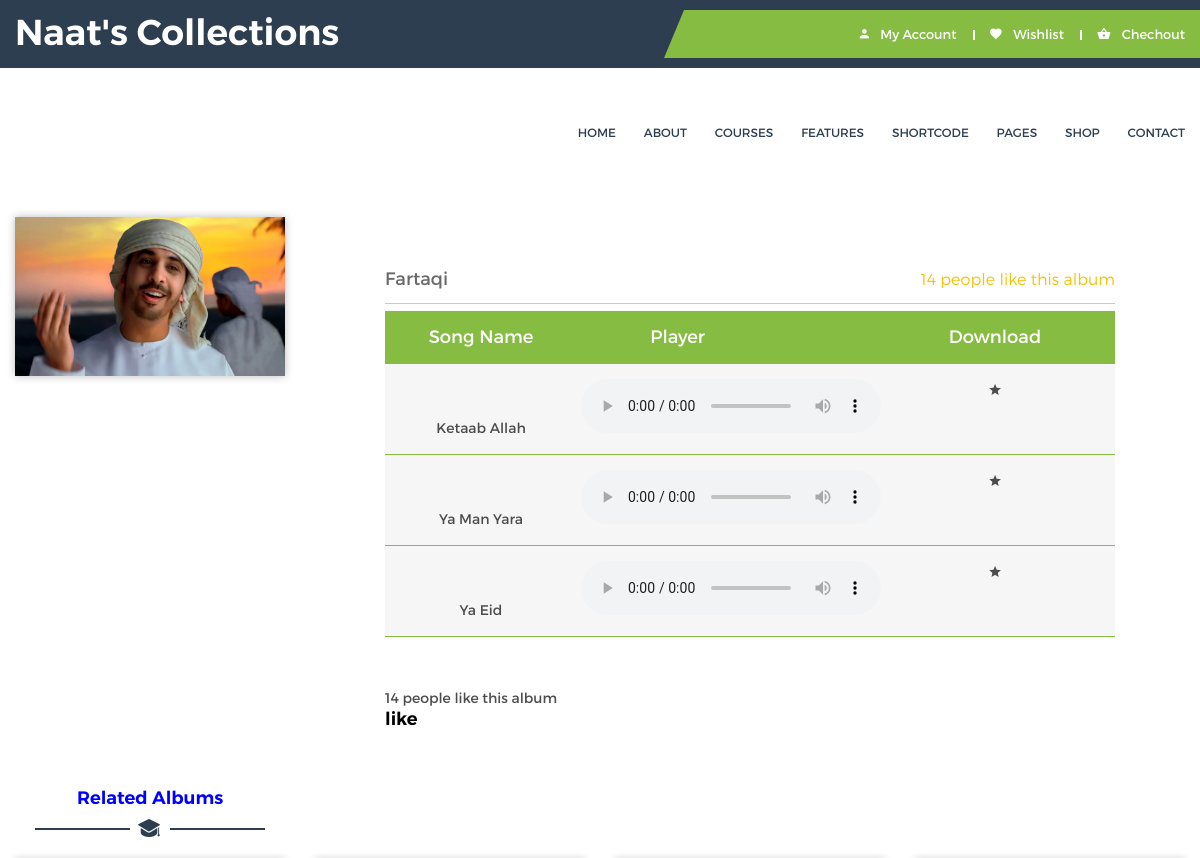
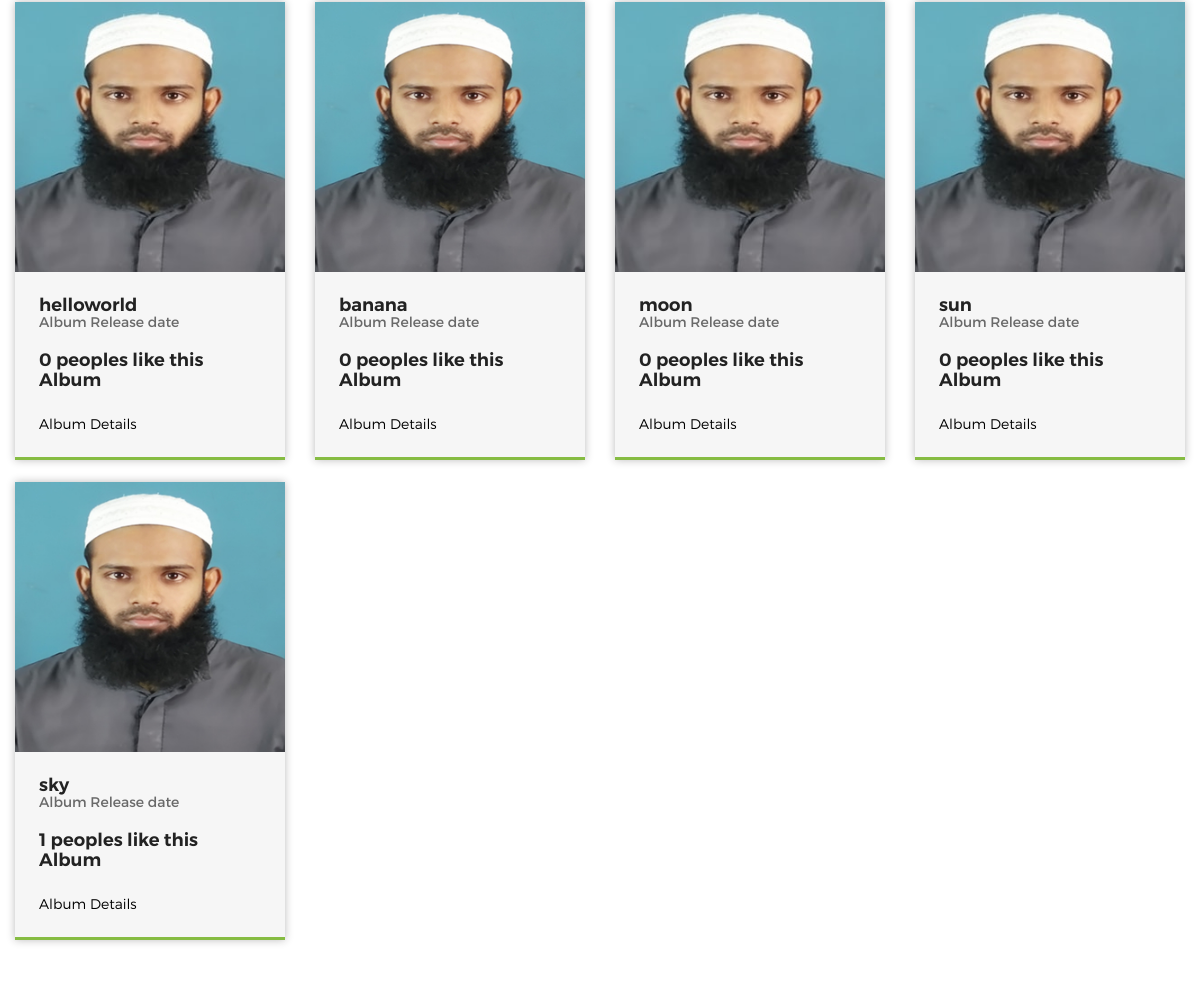
The page /home/2/2/ on the database its author committed (2 pictures, top to bottom).
### Hamd/models.py (models this page shows, shortened)
class Album(models.Model):
    artist=models.ForeignKey(Artist,on_delete=models.CASCADE)
    album_title = models.CharField(max_length=200)
    album_logo=models.FileField(upload_to=get_upload_file)
    likes = models.IntegerField(default=0)

class Song(models.Model):
    album=models.ForeignKey(Album,on_delete=models.CASCADE)
    song_title = models.CharField(max_length=200)
    song_name=models.FileField(upload_to=get_upload_file)

### Hamd/views.py (the view)
# urls.py: url(r'^(?P<album_id>[0-9]+)/$',views.artist_song,name="artist_song"),
def artist_song(request,artist_id,album_id):
    album=Album.objects.get(pk=album_id)
    ori_artist=Artist.objects.get(pk=artist_id)
    al_album=ori_artist.album_set.all
    template=loader.get_template('Hamd/artist_song.html')
    get_artist=artist_id
    get_album=album_id
    context={
        'album':album,
        'get_artist':get_artist,
        'get_album=':get_album,
        'al_album':al_album
    }
    return HttpResponse(template.render(context,request))

### Hamd/templates/Hamd/artist_song.html (shortened to what this page needs)
<!doctype html>
<html lang="en">
<head>
  {% load staticfiles %}
        <link rel="stylesheet" href="{%static 'Hamd/css/bootstrap.min.css' %}">
        <link rel="stylesheet" href="{%static 'Hamd/css/color-switcher.css' %}">
        <link rel="stylesheet" href="{%static 'Hamd/css/font-awesome.min.css' %}">
        <link rel="stylesheet" href="{% static 'Hamd/css/booss/owl.carousel.css' %}">
        <link rel="stylesheet" href="{%static 'Hamd/css/jquery-ui.css' %}">
        <link rel="stylesheet" href="{%static 'Hamd/css/meanmenu.min.css' %}">
        <link rel="stylesheet" href="{%static 'Hamd/css/animate.css' %}">
        <link rel="stylesheet" href="{%static 'Hamd/css/animated-headlines.css' %}">
		<link rel="stylesheet" href="{%static 'Hamd/lib/nivo-slider/css/nivo-slider.css' %}" type="text/css" />
		<link rel="stylesheet" href="{%static 'Hamd/lib/nivo-slider/css/preview.css'  %}" type="text/css" media="screen" />
        <link rel="stylesheet" href="{%static 'Hamd/css/material-design-iconic-font.css' %}">
        <link rel="stylesheet" href="{static 'Hamd/css/material-design-iconic-font.min.css' %}">
        <link rel="stylesheet" href="{%static 'Hamd/css/slick.css' %}">
        <link rel="stylesheet" href="{%static 'Hamd/style.css' %}">
        <link rel="stylesheet" href="{%static 'Hamd/css/color.css' %}">
        <link rel="stylesheet" href="{%static 'Hamd/css/responsive.css' %}">
           </head>
    <body>
                <div class="header-top">
                        <div class="container">
                            <div class="row">
                                <div class="col-lg-7 col-md-6 col-sm-5 hidden-xs">
                                    <span><h1>Naat's Collections</h1></span>
                                </div>
                                <div class="col-lg-5 col-md-6 col-sm-7 col-xs-12">
                                    <div class="header-top-right">
                                        <div class="content"><a href="#"><i class="zmdi zmdi-account"></i> My Account</a>
                                        </div>
                                        <div class="content"><a href="#"><i class="zmdi zmdi-favorite"></i> Wishlist</a></div>
                                        <div class="content"><a href="#"><i class="zmdi zmdi-shopping-basket"></i> Chechout</a></div>
                                    </div>
                                </div>
                            </div>
                        </div>
                    </div>
                <div class="header-logo-menu sticker">
                        <div class="container">
                            <div class="row">
                                <div class="col-md-3 col-sm-12">
                                    <div class="logo">
                                         </div>
                                </div>
                                <div class="col-md-9">
                                    <div class="mainmenu-area pull-right">
                                        <div class="mainmenu hidden-sm hidden-xs">
                                            <nav>
                                                <ul id="nav">
                                                    <li class="current"><a href="/home/">Home</a>
                                                    </li>
                                                    <li><a href="about.html">About</a></li>
                                                    <li><a href="courses.html">Courses</a>
                                                    </li>
                                                    <li><a href="index.html">Features</a>
                                                    </li>
                                                    <li><a href="index.html">Shortcode</a>
                                                    </li>
                                                    <li><a href="index.html">Pages</a>
                                                    </li>
                                                    <li><a href="shop-grid.html">Shop</a>
                                                    </li>
                                                    <li><a href="contact.html">Contact</a></li>
                                                </ul>
                                            </nav>
                                        </div>
                                    </div>
                                </div>
                            </div>
                        </div>
                    </div>
                <div class="product-details-area section-top-padding">
                    <div class="container">
                        <div class="row">
                            <div class="col-md-3 col-sm-3">
                                <div class="product-details-image">
                                    <img src="/static/assets/media/{{album.album_logo}}"/>
                                </div>
                            </div>
                            <div class="col-md-9 col-sm-9">
                                <div class="product-details-content">
                                        <div class="product-name-rating">
                                            <h5>{{album.album_title}}</h5>
                                            <div class="single-item-rating">
                                                <span>{{album.likes}} people like this album</span>
                                            </div>
                                        </div>
                                          <div class="course-duration">
                                              <div class="duration-title">
                                                  <div class="text"><span class="text-left">Song Name</span> <span  class="text-middle">Player</span> <span class="text-right">Download</span></div>
                                              </div>
                                              {%for song in album.song_set.all %}
                                              <div class="duration-text">
                                                  <div class="text">
                                                      <span class="text-left">{{song.song_title}}</span>
                                                      <span class="text-middle">
                                                            <audio controls><source src="/static/assets/media/{{song.song_name}}"></audio>
                                                      </span>
                                                      <span class="text-right">
                                                          <i class="zmdi zmdi-star"></i>
                                                      </span>
                                                  </div>
                                              </div>
                                               {%endfor%}
                                          </div>
                                        <div class="qty">
                                            <span>{{album.likes}} people like this album</span>
                                            <h4><a href="/home/like/{{get_artist}}/{{album.id}}"><strong>like</strong></a></h4>
                                        </div>
                                </div>
                            </div>
                        </div>
                    </div>
                </div>
                <div class="product-area section-padding">
                    <div class="container">
                        <div class="row">
                            <div class="col-md-3">
                                <div class="section-title-wrapper">
                                    <div class="section-title">
                                        <span style="color:blue"><h4>Related Albums</h4></span>
                                        <br>
                                    </div>
                                </div>
                            </div>
                        </div>
                        <div class="row">
                             {% for alpums in al_album %}
                                   {% if alpums.id != album.id %}
                            <div class="col-lg-3 col-md-4 col-sm-6">
                                <div class="single-product-item">
                                    <div class="single-product-image">
                                        <a href="#"><img src="/static/assets/media/{{alpums.album_logo}}"/></a>
                                    </div>
                                    <div class="single-product-text">
                                        <h4>{{alpums.album_title}}</h4>
                                        <h5>Album Release date</h5>
                                        <div class="product-price">
                                            <h4>{{alpums.likes}} peoples like this Album</h4>
                                        </div>
                                        <div class="product-buttons">
                                            <a href="/home/{{get_artist}}/{{alpums.id}}">Album Details</a>
                                        </div>
                                    </div>
                                </div>
                                 <br>
                            </div>
                             {%endif%}
                            {%endfor%}
                        </div>
                    </div>
                </div>
    </body>
</html>

### Hamd/static/Hamd/css/color.css (style rules this page uses)
.header-top:before, .about-area:before, .newsletter-area:before, .mainmenu ul#nav > li > a:after, .mainmenu ul#nav.menu-white > li > a:after, .search-menu, .button-default:hover, .button-green, .about-area .button-default, .single-item .button-default, .button-large.button-default, .single-latest-item .button-default, .single-product-text .button-default, .single-event-item .button-default, .subscribe-form > button, .social-icons > a:hover, .footer-area, .newsletter-two, .pagination-content.number .pagination li a:hover, .pagination-content.number .pagination li.current a, .pagination-content.number .pagination li:first-child a, .pagination-content.number .pagination li:last-child a, .product-details-content .button-default, .product-details-content .social-links a:hover, .duration-title, h4.title:after, .tution-fee, .single-sidebar-widget .social-links a:hover, .single-sidebar-widget .tags li a:hover, .pagination-content .pagination, .news-details-content .social-links a:hover, .contact-form-area .button-default, .skill-bar-item .progress-bar, #scrollUp, .bg-green, .bg-blue:hover, .preview-2 .nivo-directionNav a.nivo-prevNav:hover::before, .preview-2 .nivo-directionNav a.nivo-nextNav:hover::before, .slider-three .preview-2 .nivo-controlNav a, .footer-widget-area.footer-widget-four { background: #86bc42; }
.search-form, .single-item, .single-latest-text, .single-product-text, .single-event-text, .subscribe-form > button, .subscribe-form > button:hover, .pagination-content.number .pagination li a, .subscribe-form > button, .subscribe-form > button:hover, .pagination-content.number .pagination li a, .pagination-content.number .pagination li a:hover, .pagination-content.number .pagination li.current a, .product-details-content .social-links a:hover, .single-teacher-text, .single-course-details, .course-duration .text, .tutor-image > img, .single-sidebar-widget .social-links a:hover, .single-sidebar-widget .tags li a:hover, .single-sidebar-widget .single-item, .event-details-content .single-event-item, .recent-content-item > a, .quote-section, .news-details-content .social-links a:hover, .shortcode-area i, .shortcode-area h3, .border-green, .slider-three .nivo-controlNav a.active:before, .slider-three .nivo-controlNav a:hover:before { border-color: #86bc42; }
.header-top:after, .about-area:after { border-color: rgba(0, 0, 0, 0) #86bc42 #86bc42 rgba(0, 0, 0, 0); }

### rows shown on the page
Album: album_logo (picture), album_title "Fartaqi", likes "14"
Song: song_title "Ketaab Allah"
Song: song_title "Ya Man Yara"
Song: song_title "Ya Eid"
Album: album_logo (picture), album_title "helloworld", likes "0"
Album: album_logo (picture), album_title "banana", likes "0"
Album: album_logo (picture), album_title "moon", likes "0"
Album: album_logo (picture), album_title "sun", likes "0"
Album: album_logo (picture), album_title "sky", likes "1"
